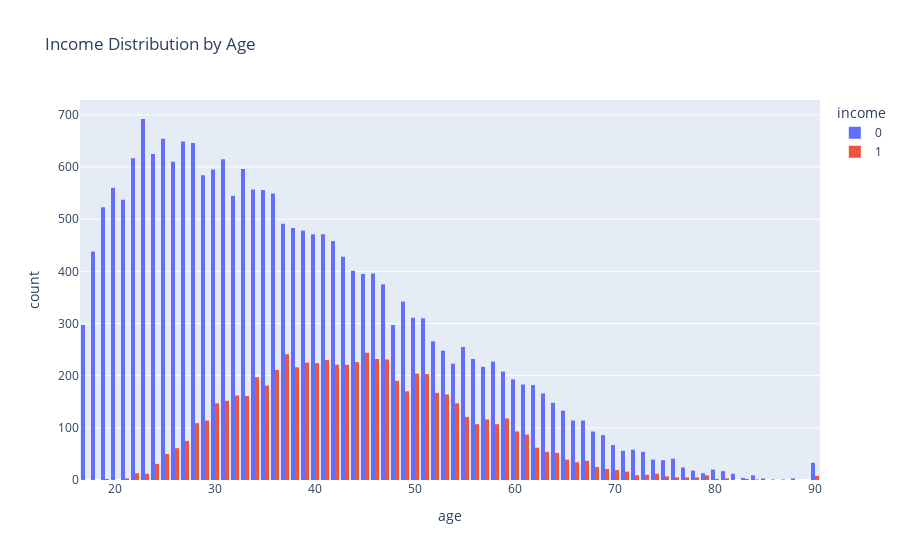

Notebook code for this chart:
### Markdown cell above
##### Age

### Code cell
px.histogram(df, x='age', color="income", barmode='group', title='Income Distribution by Age')

### Figure 1 — Plotly figure (JSON) as saved in the notebook; plotly's stock layout.template omitted (floating-point values rounded to 4 significant figures; data arrays with more than 128 entries replaced by an {"elided": "..."} marker saying what was removed)
{"data": [{"alignmentgroup": "True", "bingroup": "x", "hovertemplate": "income=0<br>age=%{x}<br>count=%{y}<extra></extra>", "legendgroup": "0", "marker": {"color": "#636efa", "pattern": {"shape": ""}}, "name": "0", "offsetgroup": "0", "orientation": "v", "showlegend": true, "type": "histogram", "x": {"elided": "21351 int values"}, "xaxis": "x", "yaxis": "y"}, {"alignmentgroup": "True", "bingroup": "x", "hovertemplate": "income=1<br>age=%{x}<br>count=%{y}<extra></extra>", "legendgroup": "1", "marker": {"color": "#EF553B", "pattern": {"shape": ""}}, "name": "1", "offsetgroup": "1", "orientation": "v", "showlegend": true, "type": "histogram", "x": {"elided": "6623 int values"}, "xaxis": "x", "yaxis": "y"}], "layout": {"barmode": "group", "legend": {"title": {"text": "income"}, "tracegroupgap": 0}, "title": {"text": "Income Distribution by Age"}, "xaxis": {"anchor": "y", "domain": [0, 1], "title": {"text": "age"}}, "yaxis": {"anchor": "x", "domain": [0, 1], "title": {"text": "count"}}}}
